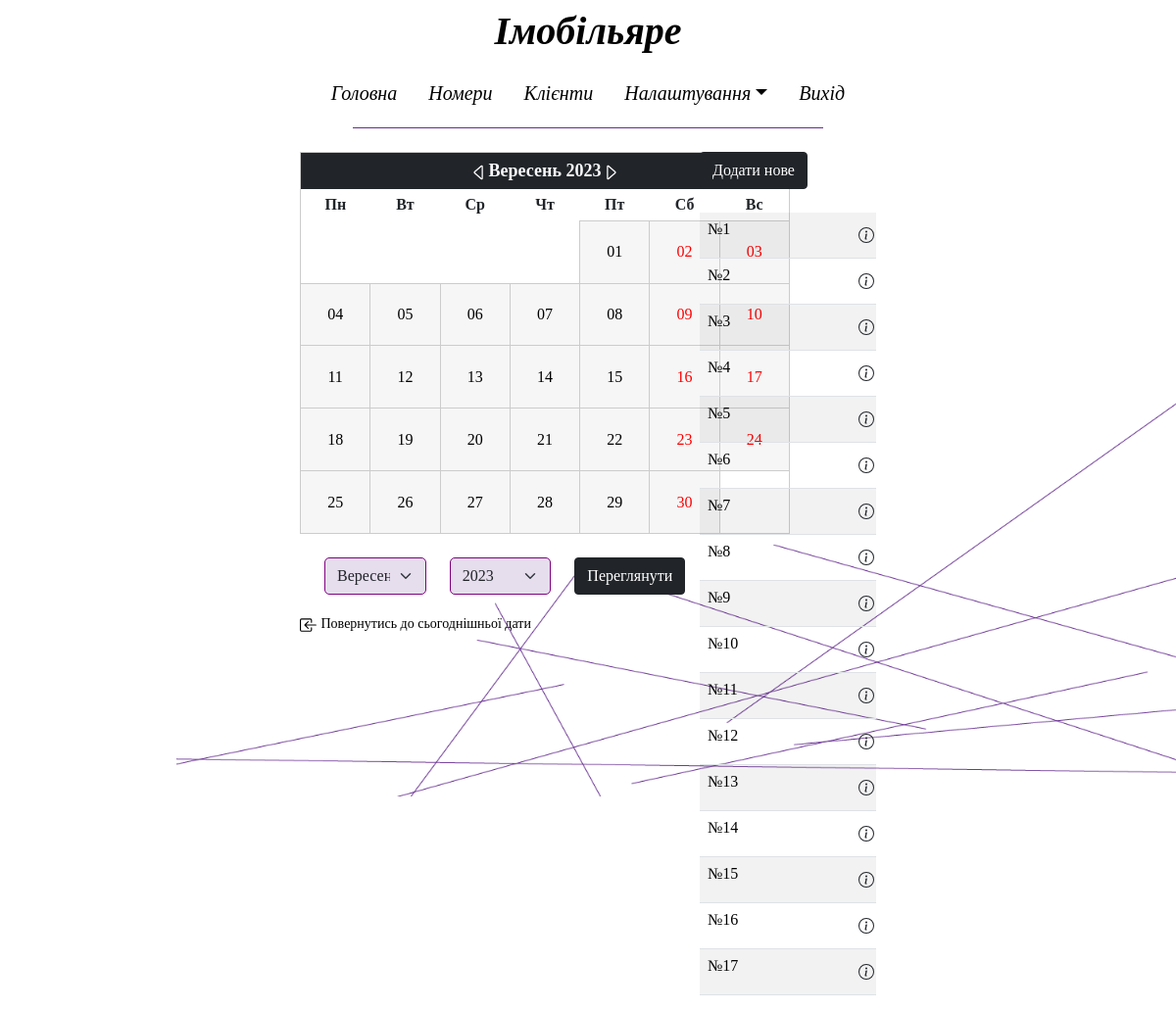
/rooms.php?month=9&year=2023 (signed in), run on the app's committed database.
### tables this page shows
CREATE TABLE `type_room` (
  `id` int(100) NOT NULL,
  `name` varchar(100) NOT NULL
);

CREATE TABLE `rooms` (
  `id` int(100) NOT NULL,
  `id_type` int(100) NOT NULL,
  `name` varchar(100) NOT NULL,
  `price` int(100) NOT NULL,
  `description` varchar(200) NOT NULL
);

### rooms.php (the view, shortened to what this page needs)
<?php
    require_once("connect_db.php");
?>
<html style="overflow-x: hidden;">
    <head>
        <link href="style.css" rel="stylesheet">
        <link href="https://cdn.jsdelivr.net/npm/bootstrap@5.1.3/dist/css/bootstrap.min.css" rel="stylesheet">
    </head>
    <body style="background-image: url(Фон.png); background-repeat: no-repeat; background-size: 85%; background-position-x: right;">
        <?php include_once("header.php") ?>
        <div class="row">
            <div class="col-sm-3"></div>
            <div class="col-sm-4">
               <?php include_once("calendar.php"); ?>
            </div>
            <div class="col-sm-2">
                <a href="new.php?id_order=0"><button type="button" class="btn btn-dark" style="font-family: Roboto Italic;">Додати нове</button></a>
                <br><br>
                <table class="table table-striped">
                    <?php
                        $sql="SELECT type_room.name AS type, rooms.* FROM type_room, rooms WHERE type_room.id=rooms.id_type";
                        $res=mysqli_query($connect,$sql);
                        while($result=mysqli_fetch_array($res)){
                    ?>
                    <tr>
                        <td>
                            <div class="row">
                                <div class="col-sm-9">
                                    <a href="#" style="text-decoration: none; color: black; font-family: Roboto Italic;"><?php echo $result['name'] ?></a>
                                </div>
                                <div class="col-sm-1">
                                    <button class="btn" type="button" data-bs-toggle="offcanvas" data-bs-target="#offcanvasWithBothOptions0<?php echo $result['id'] ?>" aria-controls="offcanvasWithBothOptions0<?php echo $result['id'] ?>">
                                    </button>
                                </div>
                            </div>
                        </td>
                    </tr>
                    <?php } ?>
                </table>
            </div>
            <div class="col-sm-3"></div>
        </div>
    </body>
</html>

### data on the page
type_room: rooms.name "№1", rooms.name "№2", rooms.name "№3", rooms.name "№4", rooms.name "№5", rooms.name "№6", rooms.name "№7"
type_room: rooms.name "№8", rooms.name "№9", rooms.name "№10", rooms.name "№11"
type_room: rooms.name "№12", rooms.name "№13", rooms.name "№14"
type_room: rooms.name "№15", rooms.name "№16", rooms.name "№17"

### other printed values
$Month_r[$month] "Вересень"
$year "2023"
form field month "Вересень"
form field year "2023"
